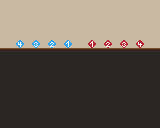

A level layout from a 2D game, rendered from its tile map. Below: a short description, then the map file with tile-grid data replaced by summaries:
An orthogonal 20x16 tile map with 8x8 px tiles, 2 tile layers (Tile Layer 1, Sprites), 2 tilesets.

<map version="1.0" orientation="orthogonal" width="20" height="16" tilewidth="8" tileheight="8">
 <tileset firstgid="1" name="combat-tiles" tilewidth="8" tileheight="8">
  <image source="combat-tiles.png" width="64" height="64" />
 </tileset>
 <tileset firstgid="65" name="sprites" tilewidth="8" tileheight="8">
  <image source="sprites.png" width="64" height="48" />
  <tile id="0">
   <properties>
    <property name="character" value="Player" />
   </properties>
  </tile>
  <tile id="1">
   <properties>
    <property name="character" value="Politician001" />
   </properties>
  </tile>
  <tile id="2">
   <properties>
    <property name="character" value="Lobbyist001" />
   </properties>
  </tile>
  <tile id="3">
   <properties>
    <property name="character" value="Bumpkin001" />
   </properties>
  </tile>
  <tile id="4">
   <properties>
    <property name="character" value="ReligiousNut001" />
   </properties>
  </tile>
  <tile id="5">
   <properties>
    <property name="character" value="HippyGirl001" />
   </properties>
  </tile>
  <tile id="6">
   <properties>
    <property name="character" value="Receptionist001" />
   </properties>
  </tile>
  <tile id="7">
   <properties>
    <property name="character" value="Protester001" />
   </properties>
  </tile>
  <tile id="8">
   <properties>
    <property name="character" value="Journalist001" />
   </properties>
  </tile>
  <tile id="9">
   <properties>
    <property name="character" value="Constituent001" />
   </properties>
  </tile>
  <tile id="10">
   <properties>
    <property name="character" value="Mayor" />
   </properties>
  </tile>
  <tile id="11">
   <properties>
    <property name="character" value="Governor" />
   </properties>
  </tile>
  <tile id="12">
   <properties>
    <property name="character" value="DeepThroat" />
   </properties>
  </tile>
  <tile id="13">
   <properties>
    <property name="character" value="TVPersonality001" />
   </properties>
  </tile>
  <tile id="14">
   <properties>
    <property name="character" value="President" />
   </properties>
  </tile>
  <tile id="15">
   <properties>
    <property name="character" value="PresidentAlien" />
   </properties>
  </tile>
  <tile id="16">
   <properties>
    <property name="character" value="Unionist001" />
   </properties>
  </tile>
  <tile id="17">
   <properties>
    <property name="character" value="Teacher001" />
   </properties>
  </tile>
  <tile id="18">
   <properties>
    <property name="character" value="WarVet001" />
   </properties>
  </tile>
  <tile id="19">
   <properties>
    <property name="character" value="CabinetPolitician001" />
   </properties>
  </tile>
  <tile id="20">
   <properties>
    <property name="character" value="JointChief001" />
   </properties>
  </tile>
  <tile id="21">
   <properties>
    <property name="character" value="Wife" />
   </properties>
  </tile>
  <tile id="22">
   <properties>
    <property name="character" value="Leo" />
   </properties>
  </tile>
  <tile id="23">
   <properties>
    <property name="character" value="SecretAgent" />
   </properties>
  </tile>
  <tile id="24">
   <properties>
    <property name="character" value="Computer" />
   </properties>
  </tile>
  <tile id="27">
   <properties>
    <property name="character" value="Marketing001" />
   </properties>
  </tile>
  <tile id="40">
   <properties>
    <property name="player_slot" value="1" />
   </properties>
  </tile>
  <tile id="41">
   <properties>
    <property name="player_slot" value="2" />
   </properties>
  </tile>
  <tile id="42">
   <properties>
    <property name="player_slot" value="3" />
   </properties>
  </tile>
  <tile id="43">
   <properties>
    <property name="player_slot" value="4" />
   </properties>
  </tile>
  <tile id="44">
   <properties>
    <property name="monster_slot" value="1" />
   </properties>
  </tile>
  <tile id="45">
   <properties>
    <property name="monster_slot" value="2" />
   </properties>
  </tile>
  <tile id="46">
   <properties>
    <property name="monster_slot" value="3" />
   </properties>
  </tile>
  <tile id="47">
   <properties>
    <property name="monster_slot" value="4" />
   </properties>
  </tile>
 </tileset>
 <layer name="Tile Layer 1" width="20" height="16">
  <data>[320 cells, 320 non-empty, 3 distinct tile ids]</data>
 </layer>
 <layer name="Sprites" width="20" height="16">
  <properties>
   <property name="sprite" value="" />
  </properties>
  <data>[320 cells, 8 non-empty, 8 distinct tile ids]</data>
 </layer>
</map>
